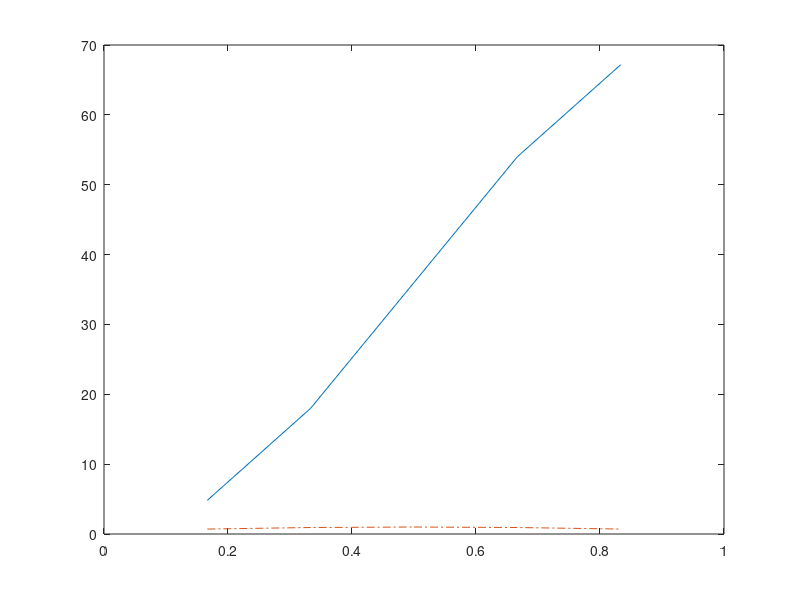

MATLAB code to generate this figure:
A = 1+ ones(1,5);
m = diag(A);

for i = 1:4
    m(i, i+1) = -1
end

for j = 1:4
    m(j+1, j)= -1
end

H = ((5+1)^2 / 2) .* m

y_values = eig(H);
x_values = linspace(1/(5+1), 5/(5+1), 5);
y2 = sqrt(sin(pi * x_values))

plot(x_values, y_values, "-", x_values, y2, "-." )
